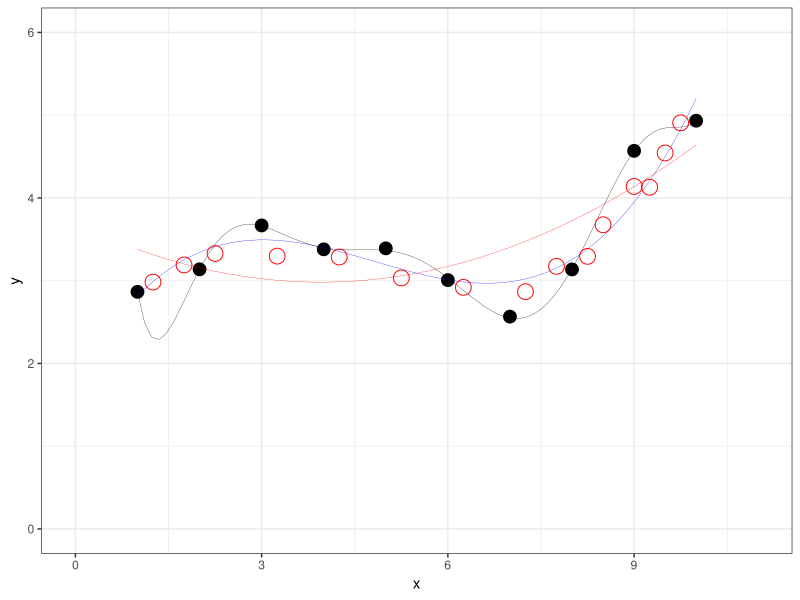
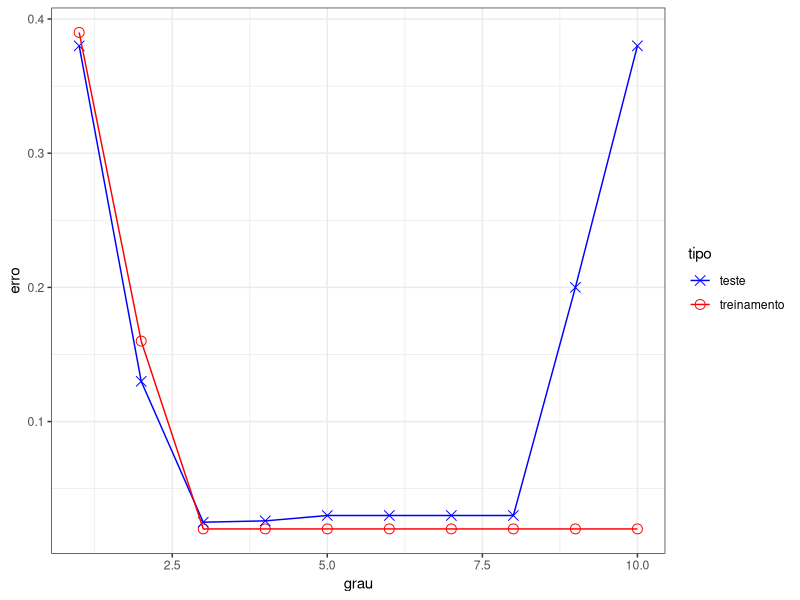

Recreate these plots in R, in order.
## ---- chunk 1
library(tidyverse)
x <- seq(1,10)
set.seed(4)
y <- c(2.8,3.3,3.4,3.2,2.9,2.8,2.95,3.2,4,4.4) +rnorm(10,0,.3)
x2 <- seq(1,10,.25)
y2 <- 0.0224067599067599*x2^3 -0.309294871794872*x2^2 + 1.20087412587413*x2^1 + 1.91999 +rnorm(length(x2),0,.1)
df <- tibble(x2,y2)
vl <- c(2,4,6,10,14,18,22,26,28,30,31,33,34:36)
tibble(x,y) %>% 
  ggplot(aes(x,y)) +
  geom_point(size=4) +
  theme_bw() +
  ylim(0,6) + xlim(0,11) +
  stat_smooth(method="lm", se=FALSE, fill=NA,
                formula=y ~ poly(x, 3, raw=TRUE),colour="blue",lwd=.1)+
  stat_smooth(method="lm", se=FALSE, fill=NA,
                formula=y ~ poly(x, 2, raw=TRUE),colour="red",lwd=.1) +
  stat_smooth(method="lm", se=FALSE, fill=NA,
                formula=y ~ poly(x,8, raw=TRUE),colour="black",lwd=.1) +
  geom_point(data =df[vl,], aes(x=x2,y=y2),
             shape=1,color="red",size=5)
## ---- chunk 2
error2 <- c(.38,.13,0.025,.026,.03,.03,.03,.03,.2,.38)
error1 <- c(.39,.16,0.02,0.02,0.02,0.02,0.02,0.02,0.02,0.02)
grau <-rep(1:10,2)
erro <- c(error1,error2)
tipo <- rep(c("treinamento","teste"),c(10,10))
tibble(grau,erro,tipo) %>% 
  ggplot(aes(grau,erro,group=tipo)) +
  geom_point(aes(shape=tipo,color=tipo),size=3) +
  scale_shape_manual(values=c(4, 1)) +
  scale_color_manual(values=c("blue","red" )) +
  geom_line(aes(color=tipo)) +
  scale_color_manual(values=c("blue","red" )) +
  theme_bw()
  
